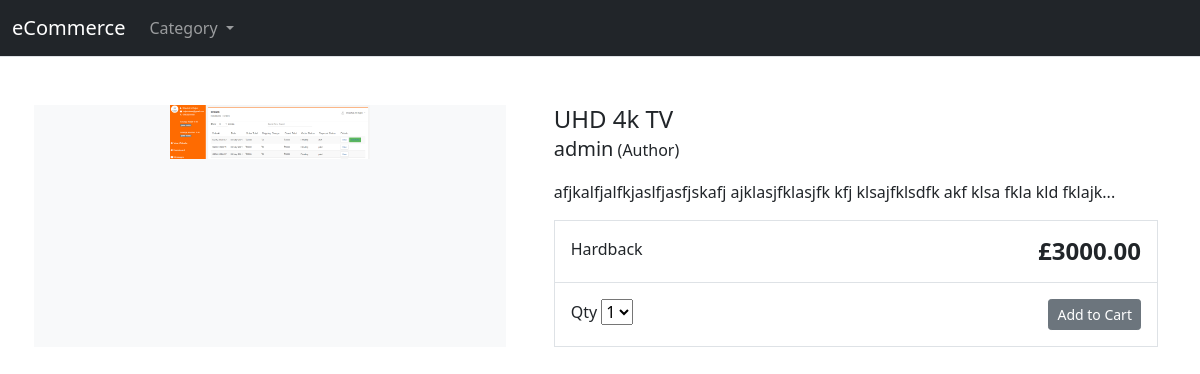
Page /item/uhd-4k-tv/ on the committed database.
### store/models.py (models this page shows, shortened)
class Product(models.Model):
    category = models.ForeignKey(Category, related_name='product', on_delete=models.CASCADE)
    created_by = models.ForeignKey(User, on_delete=models.CASCADE, related_name='product_creator')
    title = models.CharField(max_length=255)
    author = models.CharField(max_length=255, default='admin')
    description = models.TextField(blank=True)
    image = models.ImageField(upload_to='images/')
    slug = models.SlugField(max_length=255)
    price = models.DecimalField(max_digits=10, decimal_places=2)
    in_stock = models.BooleanField(default=True)
    is_active = models.BooleanField(default=True)
    created = models.DateTimeField(auto_now_add=True)
    updated = models.DateTimeField(auto_now= True)
    objects = models.Manager()
    products = ProductManager()
    class Meta:
        verbose_name_plural = 'Products'
        ordering = ('-created',)

### store/views.py (the view)
# urls.py: path('item/<slug:slug>/',views.product_details, name= 'product_details'),
def product_details(request,slug):
    product = get_object_or_404(Product, slug = slug, in_stock = True)
    return render(request, 'store/products/details.html', {'product': product})

### store/models.py (called while the page is built)
    def get_absolute_url(self):
        return reverse('store:category_list', args=[self.slug])

### store/views.py (called while the page is built)
def categories(request):
    return{
        'categories': Category.objects.all()
    }

### template/store/products/details.html (shortened to what this page needs)
{% extends "../base.html" %}
{% load static %}
{% block content %}
    <div class="container">
        <main class="pt-5">
            <div class="row g-3">
                <div class="col-md-5 col-lg-5 order-md-first bg-light">
                    <img class="img-fluid mx-auto d-block" width="200px" alt="Responsive image" src="{{ product.image.url }}">
                </div>
                <div class="col-md-7 col-lg-7 ps-md-3 ps-lg-5">
                    <h1 class="mb-0 h4">{{ product.title }}</h1>
                    <p><span class="lead">{{ product.author }}</span> (Author)</p>
                    <p>{{ product.description|slice:":355" }}...</p>
                    <div class="border">
                        <div class="col border-bottom">
                            <div class="row p-3">
                                <div class="col-6">Hardback</div>
                                <div class="col-6 text-end"><span class="h4 fw-bold">£{{ product.price }}</span></div>
                            </div>
                        </div>
                        <div class="col">
                            <div class="row p-3">
                                <div class="col-6">
                                    <label for="select">Qty</label>
                                    <select id="select">
                                        <option value="">1</option>
                                    </select>
                                </div>
                                <div class="col-6 text-end"><button type="button" class="btn btn-secondary btn-sm">Add to
                                        Cart</button></div>
                            </div>
                        </div>
                    </div>
                </div>
            </div>
        </main>
    </div>
{% endblock %}

### rows in the picture
Product: image (picture), title "UHD 4k TV", author "admin", description "afjkalfjalfkjaslfjasfjskafj ajklasjfklasjfk kfj klsajfklsdfk akf klsa fkla kld fklajk", price "3000.00"
